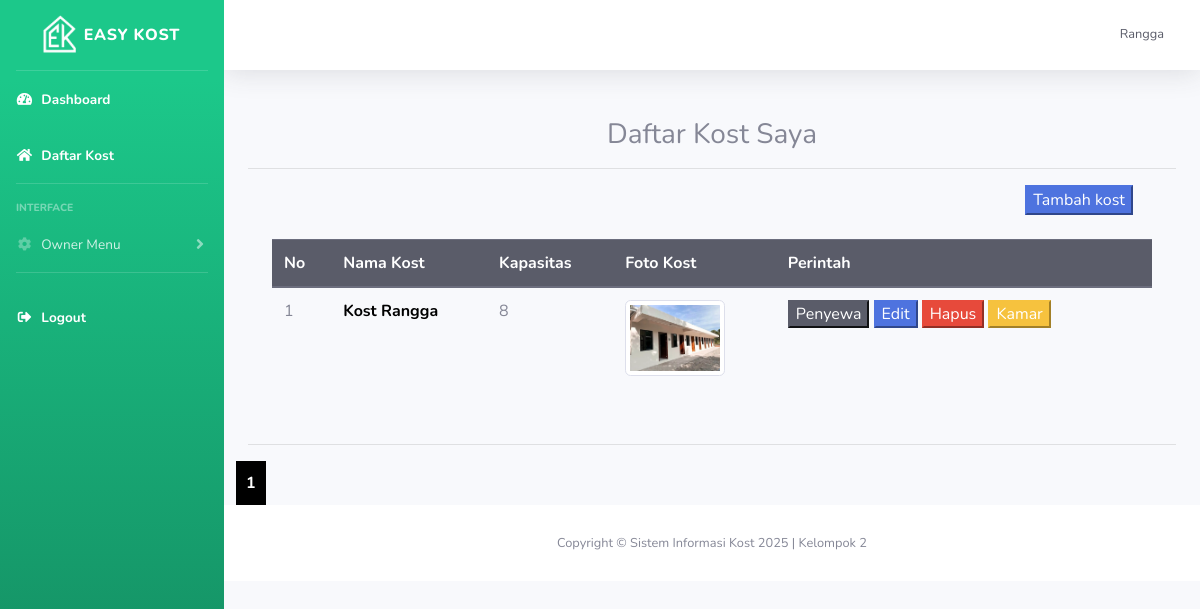
Screenshot of /kost/properti.php (signed in) with the database file from the repository.
### tables this page shows
CREATE TABLE `kost` (
  `id_kost` int(11) NOT NULL,
  `nama_kost` varchar(255) NOT NULL,
  `tipe_kost` varchar(255) NOT NULL,
  `jenis_kost` varchar(255) NOT NULL,
  `jumlah_kamar` int(11) NOT NULL,
  `tanggal_tagih` date NOT NULL,
  `nama_pemilik` text NOT NULL,
  `nama_bank` text NOT NULL,
  `no_rekening` int(11) NOT NULL,
  `foto_bangunan_utama` varchar(255) NOT NULL,
  `foto_kamar` varchar(255) NOT NULL,
  `foto_kamar_mandi` varchar(255) NOT NULL,
  `foto_interior` varchar(255) NOT NULL,
  `provinsi` varchar(25) NOT NULL,
  `kota` varchar(25) NOT NULL,
  `kecamatan` varchar(25) NOT NULL,
  `kelurahan` varchar(25) NOT NULL,
  `alamat` varchar(255) NOT NULL,
  `harga_sewa` int(11) NOT NULL,
  `kontak` varchar(255) NOT NULL,
  `deskripsi` text NOT NULL,
  `id_pemilik` int(11) NOT NULL,
  `fasilitas_kost` text NOT NULL
);

### kost/properti.php (the view, shortened to what this page needs)
<?php
include 'template/header.php';
$jumlah_data_perhalaman = 10;
$jumlah_halaman = ceil($jumlah_data = mysqli_num_rows(mysqli_query($koneksi, "SELECT * FROM kost JOIN user ON kost.id_pemilik = user.id")) / $jumlah_data_perhalaman);
if (isset($_GET['halaman'])) {
  $halaman_aktif = $_GET['halaman'];
} else {
  $halaman_aktif = 1;
}
$awalData = ($jumlah_data_perhalaman * $halaman_aktif) - $jumlah_data_perhalaman;
$username = $_SESSION['username'];
$data = mysqli_query($koneksi, "SELECT * FROM user WHERE username='$username' LIMIT $awalData,$jumlah_data_perhalaman");
$f = mysqli_fetch_array($data);
$id = $f['id'];
$query = "SELECT * FROM kost WHERE id_pemilik='$id'";
$data_2 = mysqli_query($koneksi, $query);
?>
<div class="container">
  <h3 class="text-center">Daftar Kost Saya</h3>
  <hr>
  <div class="container">
    <table class="table">
      <thead class="thead-dark">
        <tr>
          <th>No</th>
          <th>Nama Kost</th>
          <th>Kapasitas</th>
          <th>Foto Kost</th>
          <th>Perintah</th>
        </tr>
      </thead>
      <tbody>
        <div class="row ">
          <div class="col-md-10"></div>
          <div class="col-md-2"><a href="tambah_kos.php"><button class="btn-primary">Tambah kost</button></a></div>
        </div>
        <br>
        <?php
        $i = 0;
        while ($d = mysqli_fetch_array($data_2)) {
          $i++;
        ?>
          <tr>
            <td><?php echo $i  ?></td>
            <td>
              <a style="font-weight:bold;text-decoration: none;color:black" href="tampilan-kost.php?id_kost=<?php echo $d['id_kost']; ?>">
                <?php echo $d['nama_kost'] ?>
              </a>
            </td>
            <td><?php echo $d['jumlah_kamar'] ?></td>
            <td><img class="img-thumbnail" src="../img/foto_kost/kamar/<?php echo $d['foto_kamar'] ?>" alt=""></td>
            <td>
              <a href="penyewa.php?id_kost=<?php echo $d['id_kost']; ?>"><button class="btn-dark">Penyewa</button></a>
              <a href="properti-edit.php?id_kost=<?php echo $d['id_kost']; ?>"><button class="btn-primary">Edit</button></a>
              <a href="php/hapus.php?id_kost=<?php echo $d['id_kost']; ?>"><button class="btn-danger">Hapus</button></a>
              <a href="daftar-kamar.php?id_kost=<?php echo $d['id_kost']; ?>"><button class="btn-warning">Kamar</button></a>
            </td>
          </tr>
        <?php } ?>
      </tbody>
    </table>
  </div>
  <br>
  <hr>
  <div class="row">
    <?php for ($i = 1; $i <= $jumlah_halaman; $i++) : ?>
      <?php if ($i == $halaman_aktif) : ?>
        <a style="font-weight: bold;background-color:black;padding:10px;color:white;" href="?halaman=<?php echo $i ?>"><?php echo $i ?></a>
      <?php else : ?>
        <a style="font-weight: bold;background-color:red;padding:10px;color:white" href="?halaman=<?php echo $i ?>"><?php echo $i ?></a>
      <?php endif; ?>
    <?php endfor; ?>
  </div>
</div>
<?php
include 'template/footer.php';
?>

### kost/properti.php (style rules this page uses)
img { width: 100px; height: 100px; }

### rows the page displays
kost: nama_kost "Kost Rangga", jumlah_kamar "8", foto_kamar (picture)

### other values shown
$_SESSION['username'] "Rangga"
